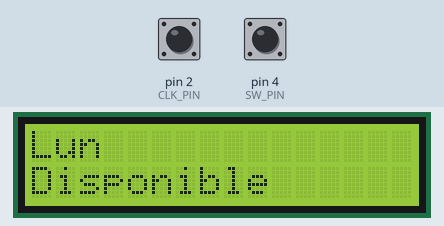
Recording of a sketch running on a simulated Arduino Uno, built with avr-gcc and run on an emulated ATmega328P. Shown: 16×2 character LCD. The inputs (shaded band) are chosen by the test bench; at power-on: pin 4 (SW_PIN) HIGH, pin 2 (CLK_PIN) HIGH. What the sketch prints to the serial monitor is not drawn.

Above: at 6.3 s.
6.4 s: pin 4 (SW_PIN) driven LOW
9.4 s: pin 4 (SW_PIN) pulsed HIGH 5 times (0.12 s each, 0.3 s apart)
At 29.9 s:
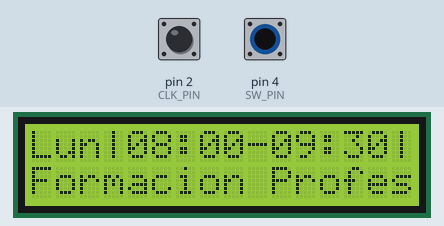
At 35.6 s:
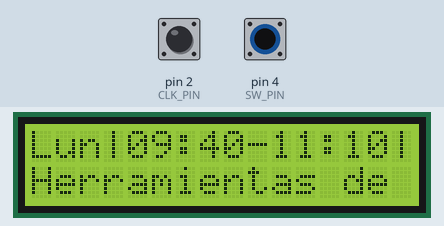
Timing chart, 0 to 35.8 s (numbered marks = the images above; inputs shaded):
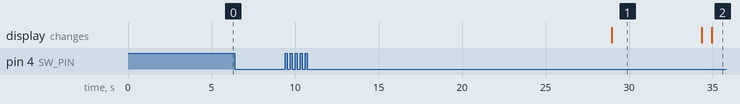

Measured:
- after the input at 6.4 s, every drawn part: stays the same
- after the input at 9.4 s, the display: changes after 19.6 s (image 1)
- what the display in image 1 shows lasts 5.4 s, from 29.0 s to 34.4 s

The sketch:

Proyecto_Final.ino
```cpp
#include <LiquidCrystal_I2C.h>
#include <ezButton.h>  // the library to use for SW pin
#include <math.h>

#define CLK_PIN 2
#define DT_PIN 3
#define SW_PIN 4

#define DIRECTION_CW 0
#define DIRECTION_CCW 1
#define TIME 1

typedef struct Horario Horario;
typedef struct Node Node;
typedef struct List List;

struct Horario {
  unsigned long inicio;
  unsigned long fin;
  char evento;
};

struct List {
  int size;
  Node *head;
  Node *tail;
};

struct Node {     //Node que contiene los IDs de las tarjetas
  Horario data;
  Node *next;
  Node *prev;
};

void SetTime();
Node* CreateNode(Horario data);
int ListAppend(List *list, Horario data);
Horario ListNext(List *list, Horario actual);
void Clase(Horario data);

List horarios[7] = { 0 };
String nombreEvento[] = { "Disponible", "Receso", "Almuerzo", "Lenguaje 1", "Lenguaje 2", "Herramientas de Desarrollo", "Formacion Profesional III", "Base de Datos", "Estructura de Datos", "Introduccion a la Investigacion", "Dibujo de Ingenieria", "Formacion Profesional III" };
Horario actual = { 0UL, 0UL, 0 };
Horario siguiente = { 0UL, 0UL, 0 };
int dia = 0;
bool once = false;

unsigned long timer = 0;
unsigned long aux = 0;
char incrementAmount = 0;
char incrementMax = 0;
int direction = DIRECTION_CW;
int CLK_state;
int prev_CLK_state;
bool settingTime = false;
int setting = 0;
unsigned long step = 0;

ezButton button(SW_PIN);  // create ezButton object that attach to pin 4
LiquidCrystal_I2C lcd(0x27,16,2); // si no te sale con esta direccion  puedes usar (0x3f,16,2) || (0x27,16,2)  ||(0x20,16,2)

void setup() {

  Serial.begin(9600);
  lcd.init();
  lcd.backlight();
  lcd.clear();

  pinMode(CLK_PIN, INPUT);
  pinMode(DT_PIN, INPUT);
  button.setDebounceTime(50);  // 50 milisegundos de debouncing

  prev_CLK_state = digitalRead(CLK_PIN);
  // Lunes
  ListAppend(&horarios[0], (Horario) { 34200UL*TIME, 34800UL*TIME, 1 });
  ListAppend(&horarios[0], (Horario) { 40200UL*TIME, 40800UL*TIME, 1 });
  ListAppend(&horarios[0], (Horario) { 45600UL*TIME, 50400UL*TIME, 2 });
  ListAppend(&horarios[0], (Horario) { 55800UL*TIME, 56400UL*TIME, 1 });

  ListAppend(&horarios[0], (Horario) { 28800UL*TIME, 34200UL*TIME, 11 }); // Borrar este
  ListAppend(&horarios[0], (Horario) { 34800UL*TIME, 40200UL*TIME, 5 });
  ListAppend(&horarios[0], (Horario) { 40800UL*TIME, 45600UL*TIME, 5 });
  ListAppend(&horarios[0], (Horario) { 50400UL*TIME, 55800UL*TIME, 6 });
  // Martes
  ListAppend(&horarios[1], (Horario) { 34200UL*TIME, 34800UL*TIME, 1 });
  ListAppend(&horarios[1], (Horario) { 40200UL*TIME, 40800UL*TIME, 1 });
  ListAppend(&horarios[1], (Horario) { 45600UL*TIME, 50400UL*TIME, 2 });
  ListAppend(&horarios[1], (Horario) { 55800UL*TIME, 56400UL*TIME, 1 });

  ListAppend(&horarios[1], (Horario) { 34800UL*TIME, 40200UL*TIME, 8 });
  ListAppend(&horarios[1], (Horario) { 40800UL*TIME, 45600UL*TIME, 9 });
  ListAppend(&horarios[1], (Horario) { 56400UL*TIME, 61800UL*TIME, 8 });
  // Miércoles
  ListAppend(&horarios[2], (Horario) { 34200UL*TIME, 34800UL*TIME, 1 });
  ListAppend(&horarios[2], (Horario) { 40200UL*TIME, 40800UL*TIME, 1 });
  ListAppend(&horarios[2], (Horario) { 45600UL*TIME, 50400UL*TIME, 2 });
  ListAppend(&horarios[2], (Horario) { 55800UL*TIME, 56400UL*TIME, 1 });

  ListAppend(&horarios[2], (Horario) { 28800UL*TIME, 34200UL*TIME, 11 });
  ListAppend(&horarios[2], (Horario) { 50400UL*TIME, 55800UL*TIME, 10 });
  // Jueves
  ListAppend(&horarios[3], (Horario) { 34200UL*TIME, 34800UL*TIME, 1 });
  ListAppend(&horarios[3], (Horario) { 40200UL*TIME, 40800UL*TIME, 1 });
  ListAppend(&horarios[3], (Horario) { 45600UL*TIME, 50400UL*TIME, 2 });
  ListAppend(&horarios[3], (Horario) { 55800UL*TIME, 56400UL*TIME, 1 });

  ListAppend(&horarios[3], (Horario) { 34800UL*TIME, 40200UL*TIME, 8 });
  ListAppend(&horarios[3], (Horario) { 50400UL*TIME, 55800UL*TIME, 6 });
  // Viernes
  ListAppend(&horarios[4], (Horario) { 34200UL*TIME, 34800UL*TIME, 1 });
  ListAppend(&horarios[4], (Horario) { 40200UL*TIME, 40800UL*TIME, 1 });
  ListAppend(&horarios[4], (Horario) { 45600UL*TIME, 50400UL*TIME, 2 });
  ListAppend(&horarios[4], (Horario) { 55800UL*TIME, 56400UL*TIME, 1 });
  Serial.println("Init");

  Clase(actual);
  delay(5000);
}

void loop() {
  button.loop();  // MUST call the loop() function first

  // Lee el estado actual del codificador a través del pin CLK
  CLK_state = digitalRead(CLK_PIN);

  // Si el estado de CLK cambia, entonces se causa un pulso
  // Reacciona sólo a la subida de potencial (de bajo a alto) para evitar conteo doble
  if (CLK_state != prev_CLK_state && CLK_state == HIGH) {
    if ((digitalRead(DT_PIN) == HIGH) && settingTime) {
      timer += step*TIME;
    }
  }

  // save last CLK state
  prev_CLK_state = CLK_state;

  // Para poner la hora con el codificador rotacional
  if (button.isPressed()) SetTime();

  siguiente = ListNext(&horarios[dia], actual);
  if ((actual.inicio != siguiente.inicio && actual.fin != siguiente.fin && actual.evento != siguiente.evento)) {
    Clase(siguiente);
  }
  actual = siguiente;

  if (!settingTime) {
    timer += (millis() - aux);
  }
  if (timer > 86400*TIME) {
    timer %= (86400*TIME);
    dia = (dia + 1)%7;
    actual = (Horario) { 0UL, 0UL, 0};
    siguiente = (Horario) { 0UL, 0UL, 0};
    Clase(actual);
  }
  if (!settingTime) aux = millis();

  Serial.print((dia == 0) ? "Lun" : (dia == 1) ? "Mar" : (dia == 2) ? "Mie" : (dia == 3) ? "Jue" : (dia == 4) ? "Vie" : (dia == 5) ? "Sab" : "Dom"); // Dia
  Serial.print(" - ");
  Serial.print((int) floor(timer/(36000UL*TIME))%3); // Obtengo la decena de la hora
  Serial.print((int) floor(timer/(3600UL*TIME))%10); // Obtengo la unidad de la hora
  Serial.print(":");
  Serial.print((int) floor(timer/(600UL*TIME))%6); // Obtengo la decena del minuto
  Serial.print((int) floor(timer/(60UL*TIME))%10); // Obtengo la unidad del minuto
  Serial.print(" | ");
  Serial.print(timer);
  Serial.print(" | ");
  Serial.print(timer > actual.fin ? nombreEvento[0] : nombreEvento[actual.evento]);
  Serial.print(" | ");
  Serial.print((int) floor(actual.inicio/(36000UL*TIME))%3); // Obtengo la decena de la hora
  Serial.print((int) floor(actual.inicio/(3600UL*TIME))%10); // Obtengo la unidad de la hora
  Serial.print(":");
  Serial.print((int) floor(actual.inicio/(600UL*TIME))%6); // Obtengo la decena del minuto
  Serial.print((int) floor(actual.inicio/(60UL*TIME))%10); // Obtengo la unidad del minuto
  Serial.print(" - ");
  Serial.print((int) floor(actual.fin/(36000UL*TIME))%3); // Obtengo la decena de la hora
  Serial.print((int) floor(actual.fin/(3600UL*TIME))%10); // Obtengo la unidad de la hora
  Serial.print(":");
  Serial.print((int) floor(actual.fin/(600UL*TIME))%6); // Obtengo la decena del minuto
  Serial.print((int) floor(actual.fin/(60UL*TIME))%10); // Obtengo la unidad del minuto
  Serial.println();
}

// Para establecer el tiempo
void SetTime() {
if (!settingTime) settingTime = true;
  else {
    switch (setting) {
      case 0:
        setting = 1;
        step = 60UL;
        break;
      case 1:
        setting = 2;
        step = 600UL;
        break;
      case 2:
        setting = 3;
        step = 3600UL;
        break;
      case 3:
        setting = 4;
        step = 36000UL;
        break;
      case 4:
        setting = 0;
        step = 0UL;
        settingTime = false;
        break;
    }
  }
}

// Function to create a new node
Node* CreateNode(Horario data) {
    Node *newNode = (Node*)malloc(sizeof(Node));
    if (!newNode) {
        printf("Memory allocation error\n");
        return NULL;
    }
    newNode->data = data;
    newNode->prev = newNode->next = NULL;
    return newNode;
}

// Function to append data to the end of the list
int ListAppend(List *list, Horario data) {
    Node *newNode = CreateNode(data);
    if (!newNode) return 0;

    if (list->head) {
        list->head->next = newNode;
        newNode->prev = list->head;
        list->head = newNode;
    } else {
        list->tail = list->head = newNode;
    }
    list->size++;
    return 1;
}

//
Horario ListNext(List *list, Horario data) {
  if (list-> size == 0) return data;
  Node *current;
  int i;
  for (i = 0, current = list->tail; i< list->size; i++, current = current->next) {
    if (current->data.inicio < timer && data.fin <= current->data.inicio) return current->data;
  }
  return data;
}

void Clase(Horario data){
  lcd.setCursor(0,0);
  lcd.print("                ");
  lcd.setCursor (0,1);
  lcd.print("                ");
  String tiempo = (dia == 0) ? "Lun" : (dia == 1) ? "Mar" : (dia == 2) ? "Mie" : (dia == 3) ? "Jue" : (dia == 4) ? "Vie" : (dia == 5) ? "Sab" : "Dom";
  //if (!(timer > actual.fin   || timer < actual.inicio)) {
  if (data.inicio != data.fin) {
    tiempo += "|";
    tiempo += (int) floor(data.inicio/(36000UL*TIME))%3;
    tiempo += (int) floor(data.inicio/(3600UL*TIME))%10;
    tiempo += ":";
    tiempo += (int) floor(data.inicio/(600UL*TIME))%6;
    tiempo += (int) floor(data.inicio/(60UL*TIME))%10;
    tiempo += "-";
    tiempo += (int) floor(data.fin/(36000UL*TIME))%3;
    tiempo += (int) floor(data.fin/(3600UL*TIME))%10;
    tiempo += ":";
    tiempo += (int) floor(data.fin/(600UL*TIME))%6;
    tiempo += (int) floor(data.fin/(60UL*TIME))%10;
    tiempo += "|";
  }
  lcd.setCursor(0,0);
  lcd.print(tiempo);
  lcd.setCursor (0,1);
  //lcd.print(timer > actual.fin ? nombreEvento[0] : nombreEvento[actual.evento]);
  lcd.print(nombreEvento[data.evento]);
}
```
